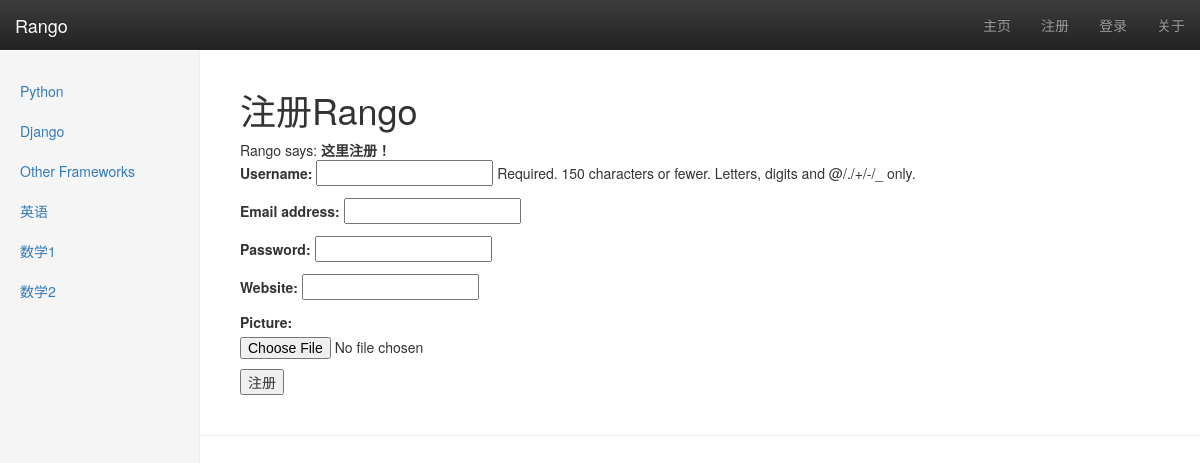
The app's page /ran/register/ with its own data.
### ran/models.py (models this page shows, shortened)
class Category(models.Model):
    name = models.CharField(max_length=128, unique=True)
    views = models.IntegerField(default=0)
    likes = models.IntegerField(default=0)
    slug = models.SlugField(unique=True)

### ran/views.py (the view)
def register(request):
    registered = False
    if request.method == 'POST':
        user_form = UserForm(data=request.POST)
        profile_form = UserProfileForm(data=request.POST)
        if user_form.is_valid() and profile_form.is_valid():
            user = user_form.save()
            user.set_password(user.password)
            user.save()
            profile = profile_form.save(commit=False)
            profile.user = user
            if 'picture' in request.FILES:
                profile.picture = request.FILES['picture']
            profile.save()
            registered = True
        else:
            print user_form.errors, profile_form.errors
    else:
        user_form = UserForm()
        profile_form = UserProfileForm()
    return render(request,
                  'ran/register.html',
                  {'user_form': user_form, 'profile_form': profile_form, 'registered': registered})

### ran/forms.py
class UserForm(forms.ModelForm):
    password = forms.CharField(widget=forms.PasswordInput())
    class Meta:
        model = User
        fields = ('username', 'email', 'password')

class UserProfileForm(forms.ModelForm):
    class Meta:
        model = UserProfile
        fields = ('website', 'picture')

### ran/templatetags/ran_extras.py (called while the page is built)
@register.inclusion_tag('ran/cats.html')
def get_category_list(cat=None):
    return {'cats': Category.objects.all(), 'act_cat': cat}

### templates/ran/register.html (shortened to what this page needs)
{% extends 'ran/base.html' %}
{% load static %}
{% block body_block %}
    <h1>注册Rango</h1>
    {% if registered %}
    Rango says: <strong>谢谢注册!</strong>
    <a href="{% url '' %}">回到主页</a><br />
    {% else %}
    Rango says: <strong>这里注册！</strong>
    <form id="user_form" method="post" action="{% url 'register' %}" enctype="multipart/form-data">
        {{ user_form.as_p }}
        {{ profile_form.as_p }}
        <input type="submit" name="submit" value="注册">
    </form>
    {% endif %}
{% endblock %}

### templates/ran/cats.html
{% if cats %}
    <ul class="nav nav-sidebar">
    {% for c in cats %}
    {% if c == act_cat %}
        <li  class="active" >
    {% else  %}
        <li>
    {% endif %}
        <a href="/ran/category/{{ c.slug }}">{{ c.name }}</a></li>
    {% endfor %}
{% else %}
    <li><strong >There are no category present.</strong></li>
    </ul>
{% endif %}

### static/css/dashboard.css (style rules this page uses)
body { padding-top: 50px; }
.nav-sidebar { margin-right: -21px; margin-bottom: 20px; margin-left: -20px; }
.nav-sidebar > li > a { padding-right: 20px; padding-left: 20px; }

### records on screen
Category: name "Python"
Category: name "Django"
Category: name "Other Frameworks"
Category: name "英语"
Category: name "数学1"
Category: name "数学2"
